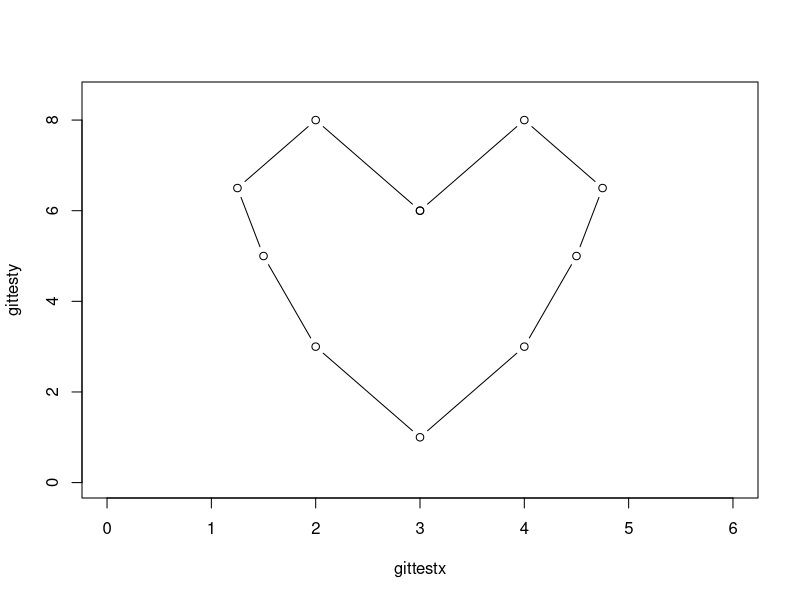

Here is the R script that generated this plot:
gittestx = c(3, 2, 1.25, 1.5, 2, 3, 4, 4.5, 4.75, 4, 3)
gittesty = c(6, 8, 6.5, 5, 3, 1, 3, 5, 6.5, 8, 6)
plot(gittestx, gittesty, type = "b", xlim = c(0, 6), ylim = c(0, 8.5))
